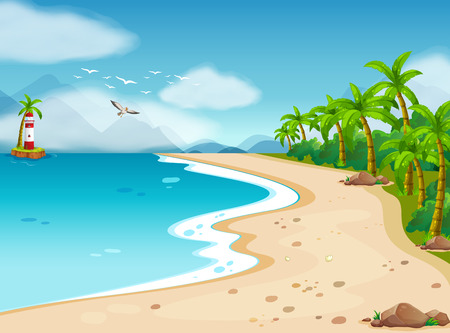
#> input picture 06_Segmentierung_v4/img/itsohk_beach.jpg, 450 x 333 px
$ jupyter execute 08b_Segmentierung_kmeans_v2.ipynb
#> lines starting #> are read from the running program, lines starting #| are printed output that depends on the picture
# Segmentation with K-Means
Source taken from https://machinelearningknowledge.ai/image-segmentation-in-python-opencv/

[cell 1]
import matplotlib.pyplot as plt
import numpy as np
import cv2 as cv

[cell 2]
img = cv.cvtColor(cv.imread('./img/itsohk_beach.jpg'), cv.COLOR_BGR2RGB)
plt.imshow(img); plt.title('Original'); plt.show()

[cell 3]
img_2d = img.reshape((-1,3))
img_2d = np.float32(img_2d)

# reshape image to be list of 3 channel colors
print(img_2d.shape)
#| (149850, 3)

[cell 4]
# define criteria for k-Means algorithm
criteria = (cv.TERM_CRITERIA_EPS + cv.TERM_CRITERIA_MAX_ITER, 10, 1.0)
attempts=10

[cell 5]
# apply k-means for K=2
K = 2
ret,label,center=cv.kmeans(img_2d,K,None,criteria,attempts,cv.KMEANS_PP_CENTERS)
#> ret = 900424103.2; center = [[212, 223.6, 209.6], [76.19, 171.9, 163.6]]
center = np.uint8(center)
#> center = [[212, 223, 209], [76, 171, 163]]
res = center[label.flatten()]
result_image = res.reshape((img.shape))
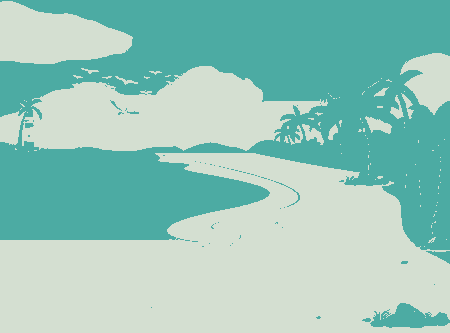
#> result_image: shape (333, 450, 3); mean R, G, B 148.5, 198.7, 187.5

plt.imshow(result_image); plt.title('Result with K=2'); plt.show()

plt.figure()
plt.title('Cluster Visualization')
for cl in range(K):
     img_cl = img_2d[label.ravel()==cl]
     #plt.scatter(img_cl[:,0], img_cl[:,1])
     plt.scatter(img_cl[:,0], img_cl[:,2])

plt.scatter(center[:,0], center[:,2], s = 80, c='y', marker = 's')
plt.show()
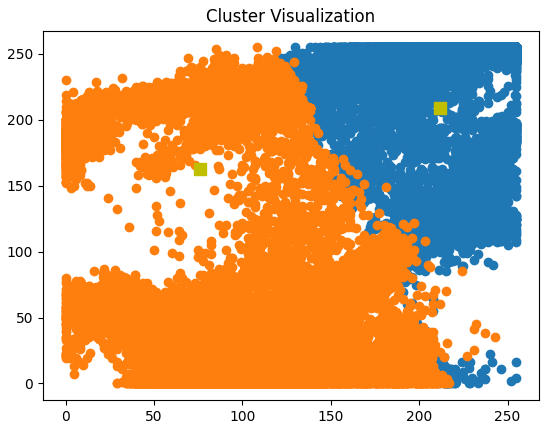
#> figure drawn by matplotlib, 1 panel

[cell 6]
# apply k-means for K=2
K = 3
ret,label,center=cv.kmeans(img_2d,K,None,criteria,attempts,cv.KMEANS_PP_CENTERS)
#> ret = 401086495.9; center = [[71.6, 183.9, 212.6], [215.9, 224, 208.8], [102.3, 144.5, 26.83]]
center = np.uint8(center)
#> center = [[71, 183, 212], [215, 223, 208], [102, 144, 26]]
res = center[label.flatten()]
result_image = res.reshape((img.shape))
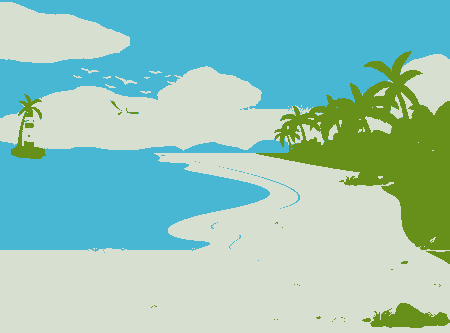
#> result_image: shape (333, 450, 3); mean R, G, B 147.9, 198.6, 187.4

plt.imshow(result_image); plt.title('Result with K=3'); plt.show()

plt.figure()
plt.title('Cluster Visualization')
for cl in range(K):
     img_cl = img_2d[label.ravel()==cl]
     #plt.scatter(img_cl[:,0], img_cl[:,1])
     plt.scatter(img_cl[:,0], img_cl[:,2])

plt.scatter(center[:,0], center[:,2], s = 80, c='y', marker = 's')
plt.show()
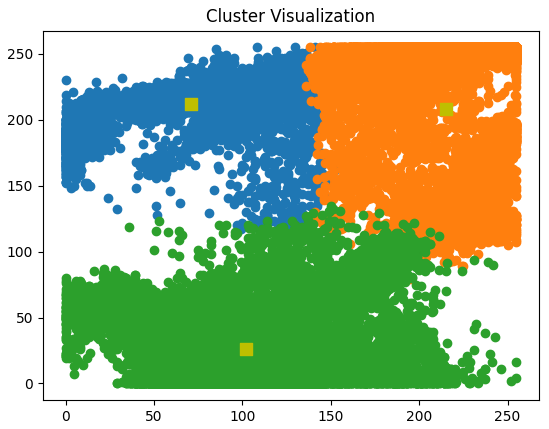
#> figure drawn by matplotlib, 1 panel

[cell 7]
K = 4
ret,label,center=cv.kmeans(img_2d,K,None,criteria,attempts,cv.KMEANS_PP_CENTERS)
#> ret = 260511083.8; center = [[66.95, 181.3, 211.1], [241.2, 215.6, 176.6], [101.5, 144.4, 26.1], [184.5, 230.7, 240]]
center = np.uint8(center)
#> center = [[66, 181, 211], [241, 215, 176], [101, 144, 26], [184, 230, 240]]
res = center[label.flatten()]
result_image = res.reshape((img.shape))
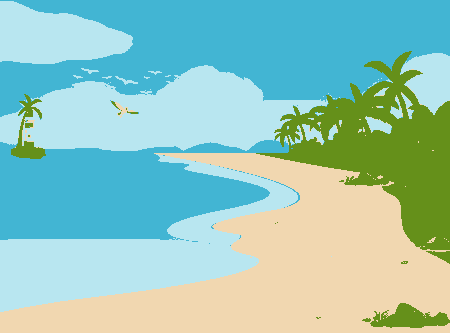
#> result_image: shape (333, 450, 3); mean R, G, B 148, 199, 187.9

plt.imshow(result_image); plt.title('Result with K=4'); plt.show()

plt.figure()
plt.title('Cluster Visualization')
for cl in range(K):
     img_cl = img_2d[label.ravel()==cl]
     #plt.scatter(img_cl[:,0], img_cl[:,1])
     plt.scatter(img_cl[:,0], img_cl[:,2])

plt.scatter(center[:,0], center[:,2], s = 80, c='y', marker = 's')
plt.show()
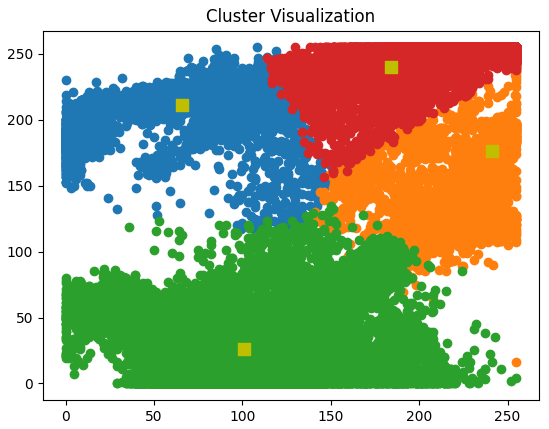
#> figure drawn by matplotlib, 1 panel

$ run again, with 06_Segmentierung_v4/img/SARS_JPG.jpg copied over 06_Segmentierung_v4/img/itsohk_beach.jpg
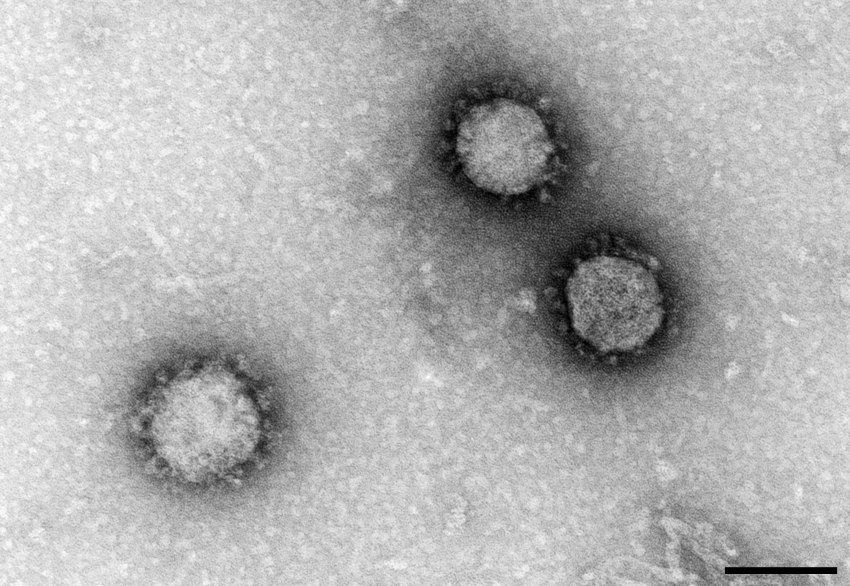
#> input picture 06_Segmentierung_v4/img/SARS_JPG.jpg, 850 x 586 px
#> img is the input picture: shape (586, 850, 3); min 0, max 255, mean 176.6
#| (498100, 3)
#> `ret,label,center=cv.kmeans(img_2d,K,None,criteria,attempts,cv.KMEANS_P..`: ret = 921608222.7; center = [[195.6, 195.6, 195.6], [103.4, 103.4, 103.4]]
#> `center = np.uint8(center)`: center = [[195, 195, 195], [103, 103, 103]]
#> `plt.show()`:
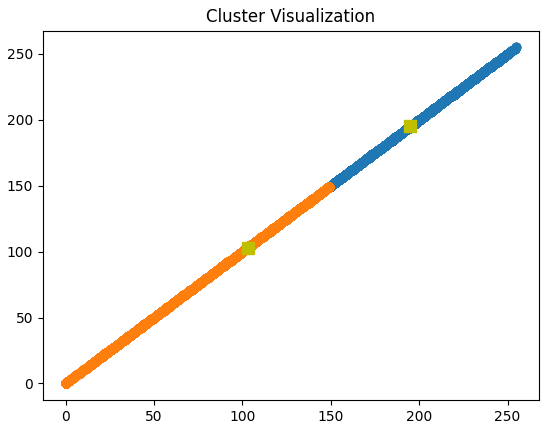
#> figure drawn by matplotlib, 1 panel
#> `ret,label,center=cv.kmeans(img_2d,K,None,criteria,attempts,cv.KMEANS_P..`: ret = 468400844.1; center = [[204.2, 204.2, 204.2], [75.93, 75.93, 75.93], [155.5, 155.5, 155.5]]
#> `center = np.uint8(center)`: center = [[204, 204, 204], [75, 75, 75], [155, 155, 155]]
#> `ret,label,center=cv.kmeans(img_2d,K,None,criteria,attempts,cv.KMEANS_P..`: ret = 271916742.8; center = [[212.4, 212.4, 212.4], [62.83, 62.83, 62.83], [132.2, 132.2, 132.2], [180.5, 180.5, 180.5]]
#> `center = np.uint8(center)`: center = [[212, 212, 212], [62, 62, 62], [132, 132, 132], [180, 180, 180]]
#> `result_image = res.reshape((img.shape))`:
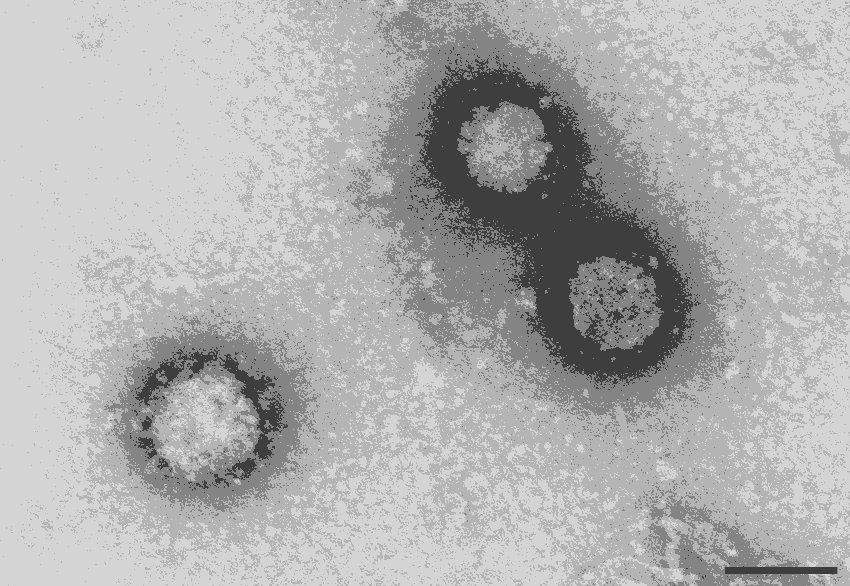
#> result_image: shape (586, 850, 3); min 62, max 212, mean 176.1
